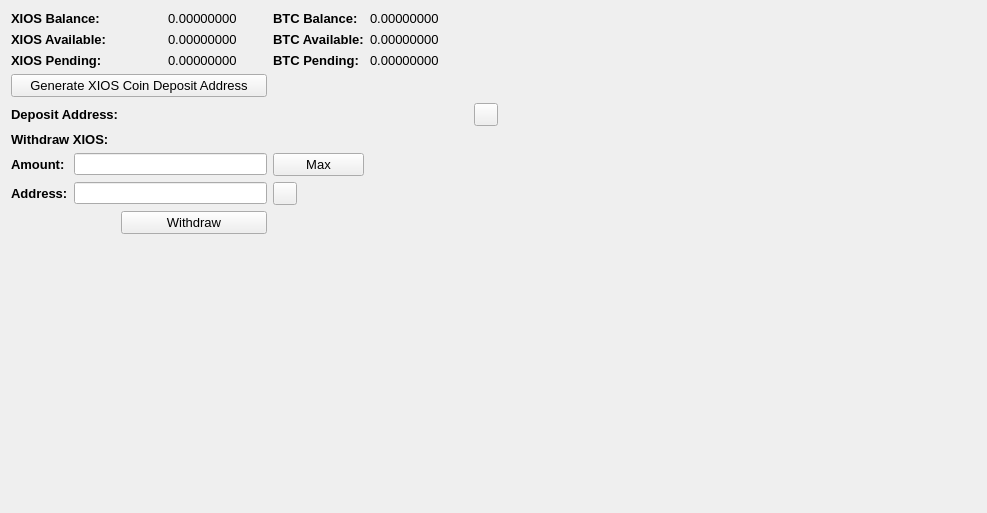
     <widget class="QWidget" name="BalanceTab">
      <attribute name="title">
       <string>Balance</string>
      </attribute>
      <layout class="QGridLayout" name="gridLayout_2">
       <item row="0" column="0" colspan="2">
        <widget class="QLabel" name="label_11">
         <property name="font">
          <font>
           <pointsize>10</pointsize>
           <weight>75</weight>
           <bold>true</bold>
          </font>
         </property>
         <property name="text">
          <string>XIOS Balance:</string>
         </property>
        </widget>
       </item>
       <item row="0" column="3">
        <widget class="QLabel" name="XIOSBalanceLabel">
         <property name="font">
          <font>
           <pointsize>10</pointsize>
          </font>
         </property>
         <property name="text">
          <string>0.00000000</string>
         </property>
         <property name="textInteractionFlags">
          <set>Qt::LinksAccessibleByMouse|Qt::TextSelectableByMouse</set>
         </property>
        </widget>
       </item>
       <item row="0" column="4">
        <widget class="QLabel" name="label_12">
         <property name="font">
          <font>
           <pointsize>10</pointsize>
           <weight>75</weight>
           <bold>true</bold>
          </font>
         </property>
         <property name="text">
          <string>BTC Balance:</string>
         </property>
        </widget>
       </item>
       <item row="0" column="5">
        <widget class="QLabel" name="BitcoinBalanceLabel">
         <property name="font">
          <font>
           <pointsize>10</pointsize>
          </font>
         </property>
         <property name="text">
          <string>0.00000000</string>
         </property>
         <property name="textInteractionFlags">
          <set>Qt::LinksAccessibleByMouse|Qt::TextSelectableByMouse</set>
         </property>
        </widget>
       </item>
       <item row="0" column="7" rowspan="10">
        <spacer name="horizontalSpacer_4">
         <property name="orientation">
          <enum>Qt::Horizontal</enum>
         </property>
         <property name="sizeHint" stdset="0">
          <size>
           <width>478</width>
           <height>488</height>
          </size>
         </property>
        </spacer>
       </item>
       <item row="1" column="0" colspan="2">
        <widget class="QLabel" name="label_13">
         <property name="font">
          <font>
           <pointsize>10</pointsize>
           <weight>75</weight>
           <bold>true</bold>
          </font>
         </property>
         <property name="text">
          <string>XIOS Available:</string>
         </property>
        </widget>
       </item>
       <item row="1" column="3">
        <widget class="QLabel" name="XIOSAvailableLabel_2">
         <property name="font">
          <font>
           <pointsize>10</pointsize>
          </font>
         </property>
         <property name="text">
          <string>0.00000000</string>
         </property>
         <property name="textInteractionFlags">
          <set>Qt::LinksAccessibleByMouse|Qt::TextSelectableByMouse</set>
         </property>
        </widget>
       </item>
       <item row="1" column="4">
        <widget class="QLabel" name="label_15">
         <property name="font">
          <font>
           <pointsize>10</pointsize>
           <weight>75</weight>
           <bold>true</bold>
          </font>
         </property>
         <property name="text">
          <string>BTC Available:</string>
         </property>
        </widget>
       </item>
       <item row="1" column="5">
        <widget class="QLabel" name="BitcoinAvailableLabel">
         <property name="font">
          <font>
           <pointsize>10</pointsize>
          </font>
         </property>
         <property name="text">
          <string>0.00000000</string>
         </property>
         <property name="textInteractionFlags">
          <set>Qt::LinksAccessibleByMouse|Qt::TextSelectableByMouse</set>
         </property>
        </widget>
       </item>
       <item row="2" column="0" colspan="2">
        <widget class="QLabel" name="label_14">
         <property name="font">
          <font>
           <pointsize>10</pointsize>
           <weight>75</weight>
           <bold>true</bold>
          </font>
         </property>
         <property name="text">
          <string>XIOS Pending:</string>
         </property>
        </widget>
       </item>
       <item row="2" column="3">
        <widget class="QLabel" name="XIOSPendingLabel">
         <property name="font">
          <font>
           <pointsize>10</pointsize>
          </font>
         </property>
         <property name="text">
          <string>0.00000000</string>
         </property>
         <property name="textInteractionFlags">
          <set>Qt::LinksAccessibleByMouse|Qt::TextSelectableByMouse</set>
         </property>
        </widget>
       </item>
       <item row="2" column="4">
        <widget class="QLabel" name="label_31">
         <property name="font">
          <font>
           <pointsize>10</pointsize>
           <weight>75</weight>
           <bold>true</bold>
          </font>
         </property>
         <property name="text">
          <string>BTC Pending:</string>
         </property>
        </widget>
       </item>
       <item row="2" column="5">
        <widget class="QLabel" name="BitcoinPendingLabel">
         <property name="font">
          <font>
           <pointsize>10</pointsize>
          </font>
         </property>
         <property name="text">
          <string>0.00000000</string>
         </property>
         <property name="textInteractionFlags">
          <set>Qt::LinksAccessibleByMouse|Qt::TextSelectableByMouse</set>
         </property>
        </widget>
       </item>
       <item row="3" column="0" colspan="4">
        <widget class="QPushButton" name="GenDepositBTN">
         <property name="font">
          <font>
           <pointsize>10</pointsize>
          </font>
         </property>
         <property name="text">
          <string>Generate XIOS Coin Deposit Address</string>
         </property>
        </widget>
       </item>
       <item row="4" column="0" colspan="3">
        <widget class="QLabel" name="label_33">
         <property name="font">
          <font>
           <pointsize>10</pointsize>
           <weight>75</weight>
           <bold>true</bold>
          </font>
         </property>
         <property name="text">
          <string>Deposit Address:</string>
         </property>
        </widget>
       </item>
       <item row="4" column="3" colspan="3">
        <widget class="QLabel" name="DepositAddressLabel">
         <property name="minimumSize">
          <size>
           <width>300</width>
           <height>0</height>
          </size>
         </property>
         <property name="palette">
          <palette>
           <active>
            <colorrole role="WindowText">
             <brush brushstyle="SolidPattern">
              <color alpha="255">
               <red>0</red>
               <green>0</green>
               <blue>0</blue>
              </color>
             </brush>
            </colorrole>
            <colorrole role="Text">
             <brush brushstyle="SolidPattern">
              <color alpha="255">
               <red>0</red>
               <green>0</green>
               <blue>255</blue>
              </color>
             </brush>
            </colorrole>
           </active>
           <inactive>
            <colorrole role="WindowText">
             <brush brushstyle="SolidPattern">
              <color alpha="255">
               <red>0</red>
               <green>0</green>
               <blue>0</blue>
              </color>
             </brush>
            </colorrole>
            <colorrole role="Text">
             <brush brushstyle="SolidPattern">
              <color alpha="255">
               <red>0</red>
               <green>0</green>
               <blue>255</blue>
              </color>
             </brush>
            </colorrole>
           </inactive>
           <disabled>
            <colorrole role="WindowText">
             <brush brushstyle="SolidPattern">
              <color alpha="255">
               <red>120</red>
               <green>120</green>
               <blue>120</blue>
              </color>
             </brush>
            </colorrole>
            <colorrole role="Text">
             <brush brushstyle="SolidPattern">
              <color alpha="255">
               <red>120</red>
               <green>120</green>
               <blue>120</blue>
              </color>
             </brush>
            </colorrole>
           </disabled>
          </palette>
         </property>
         <property name="font">
          <font>
           <pointsize>10</pointsize>
           <weight>75</weight>
           <bold>true</bold>
          </font>
         </property>
         <property name="text">
          <string/>
         </property>
         <property name="alignment">
          <set>Qt::AlignRight|Qt::AlignTrailing|Qt::AlignVCenter</set>
         </property>
         <property name="textInteractionFlags">
          <set>Qt::LinksAccessibleByMouse|Qt::TextSelectableByKeyboard|Qt::TextSelectableByMouse</set>
         </property>
        </widget>
       </item>
       <item row="4" column="6">
        <widget class="QToolButton" name="DepositCopyButton">
         <property name="toolTip">
          <string>Copy to clipboard</string>
         </property>
         <property name="text">
          <string/>
         </property>
         <property name="icon">
          <iconset resource="../bitcoin.qrc">
           <normaloff>:/icons/editcopy</normaloff>:/icons/editcopy</iconset>
         </property>
         <property name="shortcut">
          <string>Alt+P</string>
         </property>
        </widget>
       </item>
       <item row="5" column="0" colspan="2">
        <widget class="QLabel" name="label_34">
         <property name="font">
          <font>
           <pointsize>10</pointsize>
           <weight>75</weight>
           <bold>true</bold>
          </font>
         </property>
         <property name="text">
          <string>Withdraw XIOS:</string>
         </property>
        </widget>
       </item>
       <item row="6" column="0">
        <widget class="QLabel" name="label_26">
         <property name="font">
          <font>
           <pointsize>10</pointsize>
           <weight>75</weight>
           <bold>true</bold>
          </font>
         </property>
         <property name="text">
          <string>Amount:</string>
         </property>
        </widget>
       </item>
       <item row="6" column="1" colspan="3">
        <widget class="QLineEdit" name="WithdrawUnitsInput">
         <property name="font">
          <font>
           <pointsize>9</pointsize>
           <weight>75</weight>
           <bold>true</bold>
          </font>
         </property>
         <property name="text">
          <string/>
         </property>
        </widget>
       </item>
       <item row="6" column="4">
        <widget class="QPushButton" name="Withdraw_Max_Amount">
         <property name="font">
          <font>
           <pointsize>10</pointsize>
          </font>
         </property>
         <property name="text">
          <string>Max</string>
         </property>
        </widget>
       </item>
       <item row="7" column="0">
        <widget class="QLabel" name="label_10">
         <property name="font">
          <font>
           <pointsize>10</pointsize>
           <weight>75</weight>
           <bold>true</bold>
          </font>
         </property>
         <property name="text">
          <string>Address:</string>
         </property>
        </widget>
       </item>
       <item row="7" column="1" colspan="3">
        <widget class="QLineEdit" name="WithdrawAddress">
         <property name="font">
          <font>
           <pointsize>9</pointsize>
           <weight>75</weight>
           <bold>true</bold>
          </font>
         </property>
        </widget>
       </item>
       <item row="7" column="4">
        <widget class="QToolButton" name="WithdrawPasteButton">
         <property name="toolTip">
          <string>Paste from clipboard</string>
         </property>
         <property name="text">
          <string/>
         </property>
         <property name="icon">
          <iconset resource="../bitcoin.qrc">
           <normaloff>:/icons/editpaste</normaloff>:/icons/editpaste</iconset>
         </property>
         <property name="shortcut">
          <string>Alt+P</string>
         </property>
        </widget>
       </item>
       <item row="8" column="2" colspan="2">
        <widget class="QPushButton" name="WithdrawUnitsBtn">
         <property name="font">
          <font>
           <pointsize>10</pointsize>
          </font>
         </property>
         <property name="text">
          <string>Withdraw</string>
         </property>
        </widget>
       </item>
       <item row="9" column="0" colspan="6">
        <spacer name="verticalSpacer">
         <property name="orientation">
          <enum>Qt::Vertical</enum>
         </property>
         <property name="sizeHint" stdset="0">
          <size>
           <width>428</width>
           <height>262</height>
          </size>
         </property>
        </spacer>
       </item>
      </layout>
      <zorder>label_31</zorder>
      <zorder>label_15</zorder>
      <zorder>label_12</zorder>
      <zorder>label_14</zorder>
      <zorder>label_13</zorder>
      <zorder>label_11</zorder>
      <zorder>BitcoinBalanceLabel</zorder>
      <zorder>XIOSBalanceLabel</zorder>
      <zorder>XIOSAvailableLabel_2</zorder>
      <zorder>XIOSPendingLabel</zorder>
      <zorder>BitcoinAvailableLabel</zorder>
      <zorder>BitcoinPendingLabel</zorder>
      <zorder>label_33</zorder>
      <zorder>GenDepositBTN</zorder>
      <zorder>DepositAddressLabel</zorder>
      <zorder>Withdraw_Max_Amount</zorder>
      <zorder>label_34</zorder>
      <zorder>WithdrawUnitsInput</zorder>
      <zorder>label_10</zorder>
      <zorder>label_26</zorder>
      <zorder>WithdrawAddress</zorder>
      <zorder>WithdrawUnitsBtn</zorder>
      <zorder>horizontalSpacer_4</zorder>
      <zorder>verticalSpacer</zorder>
      <zorder>WithdrawPasteButton</zorder>
      <zorder>DepositCopyButton</zorder>
     </widget>
